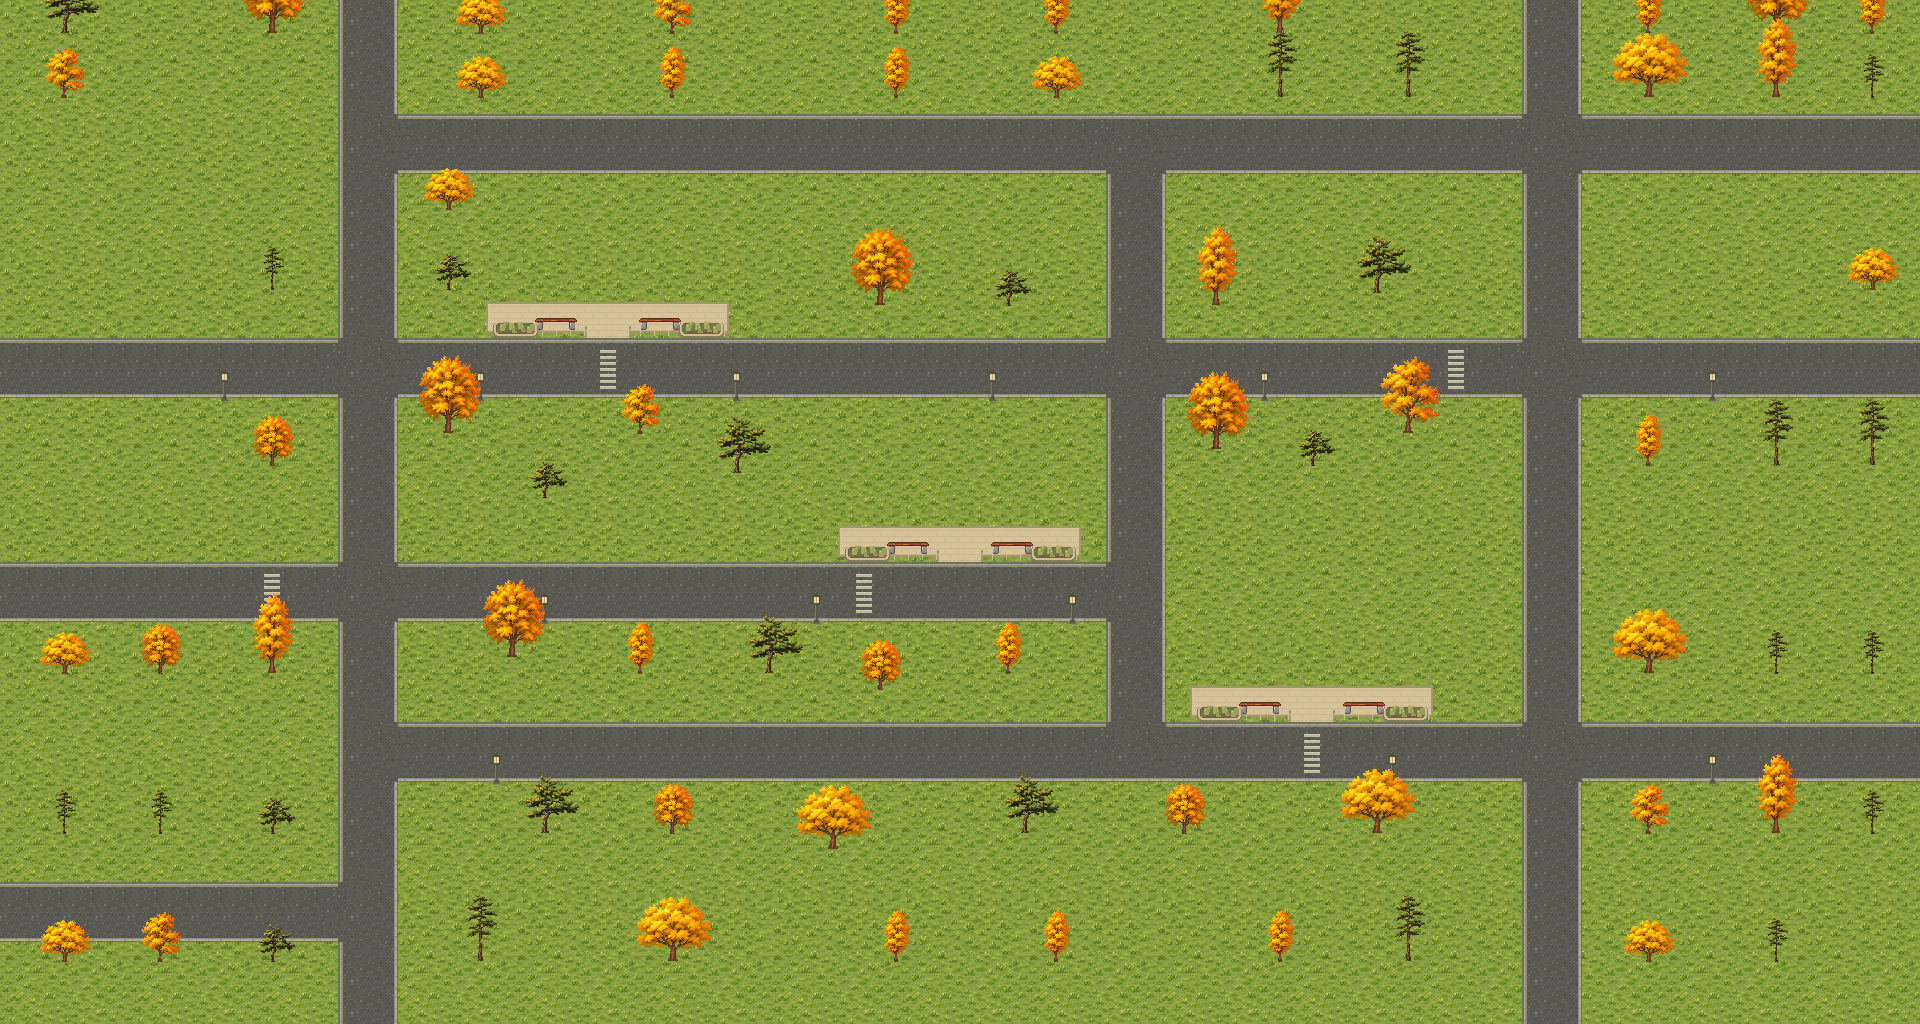

This game map was drawn from its Tiled (.tmx) file and the tilesets committed beside it. A one-line description and the trimmed map source follow:
An orthogonal 60x32 tile map with 32x32 px tiles, 5 tile layers (Ground-North, Ground-South, EntryCourts, Roads, ...), 4 tilesets.

<map version="1.10" tiledversion="1.10.2" orientation="orthogonal" renderorder="right-down" width="60" height="32" tilewidth="32" tileheight="32" infinite="0" nextlayerid="6" nextobjectid="1">
  <tileset firstgid="1" name="campus-grass" tilewidth="32" tileheight="32" tilecount="16" columns="4">
    <image source="../textures/terrain/campus-grass.png" width="128" height="128" />
  </tileset>
  <tileset firstgid="17" name="entry-paving" tilewidth="32" tileheight="32" tilecount="18" columns="16">
    <image source="../textures/terrain/entry-paving.png" width="512" height="64" />
  </tileset>
  <tileset firstgid="49" name="campus-roads" tilewidth="32" tileheight="32" tilecount="30" columns="16">
    <image source="../textures/terrain/campus-roads.png" width="512" height="64" />
  </tileset>
  <tileset firstgid="81" name="campus-gardens" tilewidth="32" tileheight="32" tilecount="235" columns="16">
    <image source="../textures/terrain/campus-gardens.png" width="512" height="480" />
  </tileset>
  <layer id="1" name="Ground-North" width="60" height="32">
    <data>[1920 cells, 960 non-empty, 16 distinct tile ids]</data>
  </layer>
  <layer id="5" name="Ground-South" width="60" height="32">
    <data>[1920 cells, 960 non-empty, 16 distinct tile ids]</data>
  </layer>
  <layer id="2" name="EntryCourts" width="60" height="32">
    <data>[1920 cells, 54 non-empty, 18 distinct tile ids]</data>
  </layer>
  <layer id="3" name="Roads" width="60" height="32">
    <data>[1920 cells, 780 non-empty, 30 distinct tile ids]</data>
  </layer>
  <layer id="4" name="CampusGardens" width="60" height="32">
    <data>[1920 cells, 460 non-empty, 235 distinct tile ids]</data>
  </layer>
</map>
